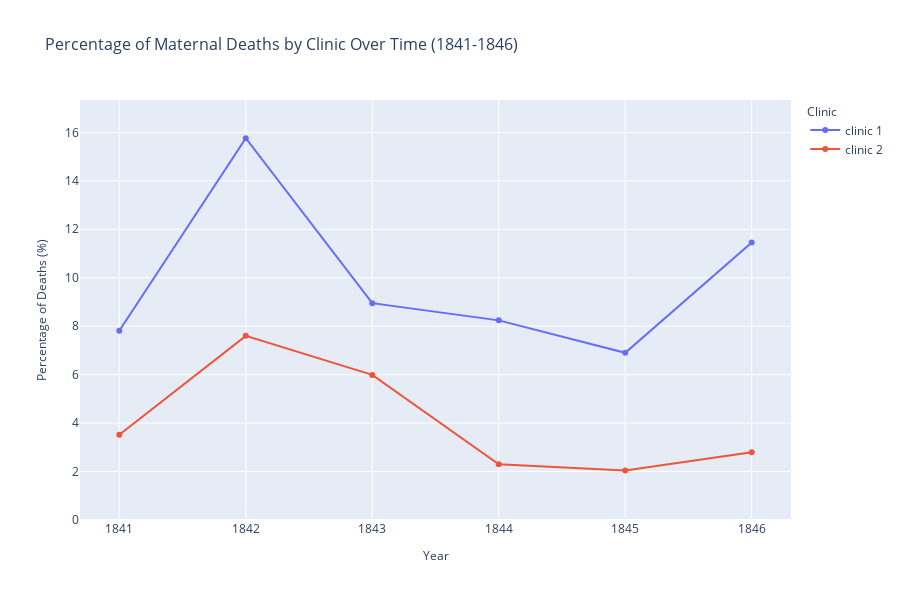

Notebook cell for this chart:
### Code cell
# Create a plotly line chart to see how the percentage varies year over year
print("=== PROPORTION OF DEATHS VISUALIZATION ===")

# Create the line chart for percentage of deaths by clinic
fig_pct_deaths = px.line(df_yearly, 
                         x='year', 
                         y='pct_deaths', 
                         color='clinic',
                         title='Percentage of Maternal Deaths by Clinic Over Time (1841-1846)',
                         labels={'year': 'Year', 'pct_deaths': 'Percentage of Deaths (%)', 'clinic': 'Clinic'},
                         markers=True)

fig_pct_deaths.update_layout(
    width=900,
    height=600,
    title_font_size=16,
    xaxis_title_font_size=12,
    yaxis_title_font_size=12,
    legend_title_font_size=12,
    yaxis=dict(range=[0, max(df_yearly['pct_deaths']) * 1.1])  # Add some padding to the top
)

fig_pct_deaths.show()

# Additional analysis and insights
print("\n🔍 KEY INSIGHTS FROM THE CHART:")
print("=" * 50)

# Calculate year-over-year changes
df_yearly_sorted = df_yearly.sort_values(['clinic', 'year'])
df_yearly_sorted['pct_change'] = df_yearly_sorted.groupby('clinic')['pct_deaths'].pct_change() * 100

print("📊 Year-over-Year Changes in Death Rates:")
for clinic in ['clinic 1', 'clinic 2']:
    clinic_data = df_yearly_sorted[df_yearly_sorted['clinic'] == clinic]
    print(f"\n{clinic.title()}:")
    for _, row in clinic_data.iterrows():
        if pd.notna(row['pct_change']):
            change_direction = "increased" if row['pct_change'] > 0 else "decreased"
            print(f"   {row['year']}: {row['pct_deaths']:.2f}% ({change_direction} by {abs(row['pct_change']):.1f}%)")
        else:
            print(f"   {row['year']}: {row['pct_deaths']:.2f}% (baseline)")

# Calculate the trend for each clinic
clinic1_trend = df_yearly[df_yearly['clinic'] == 'clinic 1']['pct_deaths'].iloc[-1] - df_yearly[df_yearly['clinic'] == 'clinic 1']['pct_deaths'].iloc[0]
clinic2_trend = df_yearly[df_yearly['clinic'] == 'clinic 2']['pct_deaths'].iloc[-1] - df_yearly[df_yearly['clinic'] == 'clinic 2']['pct_deaths'].iloc[0]

print(f"\n📈 Overall Trends (1841-1846):")
print(f"   Clinic 1: {clinic1_trend:+.2f} percentage points change")
print(f"   Clinic 2: {clinic2_trend:+.2f} percentage points change")

# Identify the most dangerous year overall
most_dangerous_year = df_yearly.loc[df_yearly['pct_deaths'].idxmax()]
print(f"\n⚠️  Most Dangerous Year Overall:")
print(f"   {most_dangerous_year['year']} - {most_dangerous_year['clinic']} with {most_dangerous_year['pct_deaths']:.2f}% death rate")

print(f"\n🎯 CONCLUSION:")
print(f"   The chart clearly shows that Clinic 1 consistently had higher death rates than Clinic 2.")
print(f"   This visual evidence supports the need for Dr. Semmelweis's intervention!")

### Figure 1 — Plotly figure (JSON) as saved in the notebook; plotly's stock layout.template omitted (floating-point values rounded to 4 significant figures)
{"data": [{"hovertemplate": "Clinic=clinic 1<br>Year=%{x}<br>Percentage of Deaths (%)=%{y}<extra></extra>", "legendgroup": "clinic 1", "line": {"color": "#636efa", "dash": "solid"}, "marker": {"symbol": "circle"}, "mode": "lines+markers", "name": "clinic 1", "orientation": "v", "showlegend": true, "type": "scatter", "x": [1841, 1842, 1843, 1844, 1845, 1846], "xaxis": "x", "y": [7.81, 15.76, 8.95, 8.24, 6.9, 11.45], "yaxis": "y"}, {"hovertemplate": "Clinic=clinic 2<br>Year=%{x}<br>Percentage of Deaths (%)=%{y}<extra></extra>", "legendgroup": "clinic 2", "line": {"color": "#EF553B", "dash": "solid"}, "marker": {"symbol": "circle"}, "mode": "lines+markers", "name": "clinic 2", "orientation": "v", "showlegend": true, "type": "scatter", "x": [1841, 1842, 1843, 1844, 1845, 1846], "xaxis": "x", "y": [3.52, 7.6, 5.99, 2.3, 2.04, 2.8], "yaxis": "y"}], "layout": {"height": 600, "legend": {"title": {"font": {"size": 12}, "text": "Clinic"}, "tracegroupgap": 0}, "title": {"font": {"size": 16}, "text": "Percentage of Maternal Deaths by Clinic Over Time (1841-1846)"}, "width": 900, "xaxis": {"anchor": "y", "domain": [0, 1], "title": {"font": {"size": 12}, "text": "Year"}}, "yaxis": {"anchor": "x", "domain": [0, 1], "range": [0, 17.34], "title": {"font": {"size": 12}, "text": "Percentage of Deaths (%)"}}}}
